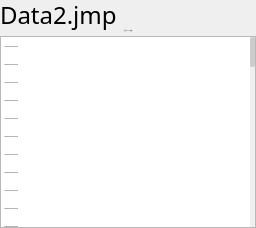
       <widget class="QFrame" name="frame_2_data2">
        <property name="font">
         <font>
          <family>微软雅黑</family>
          <pointsize>-1</pointsize>
          <weight>50</weight>
          <italic>false</italic>
          <bold>false</bold>
         </font>
        </property>
        <layout class="QVBoxLayout" name="verticalLayout_3" stretch="0,1">
         <property name="spacing">
          <number>4</number>
         </property>
         <property name="leftMargin">
          <number>0</number>
         </property>
         <property name="topMargin">
          <number>0</number>
         </property>
         <property name="rightMargin">
          <number>0</number>
         </property>
         <property name="bottomMargin">
          <number>0</number>
         </property>
         <item>
          <widget class="QFrame" name="frame_2">
           <property name="minimumSize">
            <size>
             <width>0</width>
             <height>32</height>
            </size>
           </property>
           <property name="maximumSize">
            <size>
             <width>16777215</width>
             <height>32</height>
            </size>
           </property>
           <property name="font">
            <font>
             <family>微软雅黑</family>
             <pointsize>-1</pointsize>
             <weight>50</weight>
             <italic>false</italic>
             <bold>false</bold>
            </font>
           </property>
           <layout class="QHBoxLayout" name="horizontalLayout_3">
            <property name="leftMargin">
             <number>0</number>
            </property>
            <property name="topMargin">
             <number>0</number>
            </property>
            <property name="rightMargin">
             <number>0</number>
            </property>
            <property name="bottomMargin">
             <number>0</number>
            </property>
            <item>
             <widget class="QLabel" name="label_name_2">
              <property name="font">
               <font>
                <family>微软雅黑</family>
                <pointsize>-1</pointsize>
                <weight>50</weight>
                <italic>false</italic>
                <bold>false</bold>
               </font>
              </property>
              <property name="styleSheet">
               <string notr="true">font-size:24px;</string>
              </property>
              <property name="text">
               <string>Data2.jmp</string>
              </property>
              <property name="alignment">
               <set>Qt::AlignBottom|Qt::AlignLeading|Qt::AlignLeft</set>
              </property>
             </widget>
            </item>
            <item>
             <widget class="QLabel" name="label_info_2">
              <property name="font">
               <font>
                <family>微软雅黑</family>
                <pointsize>-1</pointsize>
                <weight>50</weight>
                <italic>false</italic>
                <bold>false</bold>
               </font>
              </property>
              <property name="styleSheet">
               <string notr="true">color: #555;</string>
              </property>
              <property name="text">
               <string>( 一共有 1234 个文件 )</string>
              </property>
              <property name="alignment">
               <set>Qt::AlignBottom|Qt::AlignLeading|Qt::AlignLeft</set>
              </property>
             </widget>
            </item>
            <item>
             <spacer name="horizontalSpacer_2">
              <property name="font">
               <font>
                <family>微软雅黑</family>
                <pointsize>-1</pointsize>
                <weight>50</weight>
                <italic>false</italic>
                <bold>false</bold>
               </font>
              </property>
              <property name="orientation">
               <enum>Qt::Horizontal</enum>
              </property>
              <property name="sizeHint" stdset="0">
               <size>
                <width>40</width>
                <height>20</height>
               </size>
              </property>
             </spacer>
            </item>
           </layout>
          </widget>
         </item>
         <item>
          <widget class="QListWidget" name="list_dataList_2">
           <property name="font">
            <font>
             <family>微软雅黑</family>
             <pointsize>-1</pointsize>
             <weight>50</weight>
             <italic>false</italic>
             <bold>false</bold>
            </font>
           </property>
           <property name="contextMenuPolicy">
            <enum>Qt::CustomContextMenu</enum>
           </property>
           <property name="styleSheet">
            <string notr="true">QScrollBar{width:5px;}
QScrollBar:sub-line:vertical {height: 0px;}
QScrollBar:add-line:vertical {height: 0px;}
QScrollBar:vertical { 
        padding-top:0px;
        padding-bottom:0px;    
        padding-left:0px;    
        padding-right:0px;    
        border-left:0px solid #dddddd;
}
QScrollBar::handle:vertical {
        background:#cccccc;
        min-height:30px;
        border-radius:2px;
}
QScrollBar::handle:vertical:hover {
        background:#999999;
}
QListWidget::Item{
	height:18px;
}</string>
           </property>
           <property name="selectionMode">
            <enum>QAbstractItemView::ExtendedSelection</enum>
           </property>
           <property name="verticalScrollMode">
            <enum>QAbstractItemView::ScrollPerPixel</enum>
           </property>
           <property name="horizontalScrollMode">
            <enum>QAbstractItemView::ScrollPerPixel</enum>
           </property>
           <item>
            <property name="text">
             <string>..\ui\head\role\chara_0018.dds</string>
            </property>
           </item>
           <item>
            <property name="text">
             <string>..\ui\head\role\chara_0018.dds</string>
            </property>
           </item>
           <item>
            <property name="text">
             <string>..\ui\head\role\chara_0018.dds</string>
            </property>
           </item>
           <item>
            <property name="text">
             <string>..\ui\head\role\chara_0018.dds</string>
            </property>
           </item>
           <item>
            <property name="text">
             <string>..\ui\head\role\chara_0018.dds</string>
            </property>
           </item>
           <item>
            <property name="text">
             <string>..\ui\head\role\chara_0018.dds</string>
            </property>
           </item>
           <item>
            <property name="text">
             <string>..\ui\head\role\chara_0018.dds</string>
            </property>
           </item>
           <item>
            <property name="text">
             <string>..\ui\head\role\chara_0018.dds</string>
            </property>
           </item>
           <item>
            <property name="text">
             <string>..\ui\head\role\chara_0018.dds</string>
            </property>
           </item>
           <item>
            <property name="text">
             <string>..\ui\head\role\chara_0018.dds</string>
            </property>
           </item>
           <item>
            <property name="text">
             <string>..\ui\head\role\chara_0018.dds</string>
            </property>
           </item>
           <item>
            <property name="text">
             <string>..\ui\head\role\chara_0018.dds</string>
            </property>
           </item>
           <item>
            <property name="text">
             <string>..\ui\head\role\chara_0018.dds</string>
            </property>
           </item>
           <item>
            <property name="text">
             <string>..\ui\head\role\chara_0018.dds</string>
            </property>
           </item>
           <item>
            <property name="text">
             <string>新建项目</string>
            </property>
           </item>
           <item>
            <property name="text">
             <string>新建项目</string>
            </property>
           </item>
           <item>
            <property name="text">
             <string>新建项目</string>
            </property>
           </item>
           <item>
            <property name="text">
             <string>新建项目</string>
            </property>
           </item>
           <item>
            <property name="text">
             <string>新建项目</string>
            </property>
           </item>
           <item>
            <property name="text">
             <string>新建项目</string>
            </property>
           </item>
           <item>
            <property name="text">
             <string>新建项目</string>
            </property>
           </item>
           <item>
            <property name="text">
             <string>新建项目</string>
            </property>
           </item>
           <item>
            <property name="text">
             <string>新建项目</string>
            </property>
           </item>
           <item>
            <property name="text">
             <string>新建项目</string>
            </property>
           </item>
           <item>
            <property name="text">
             <string>新建项目</string>
            </property>
           </item>
           <item>
            <property name="text">
             <string>新建项目</string>
            </property>
           </item>
           <item>
            <property name="text">
             <string>新建项目</string>
            </property>
           </item>
           <item>
            <property name="text">
             <string>新建项目</string>
            </property>
           </item>
           <item>
            <property name="text">
             <string>新建项目</string>
            </property>
           </item>
           <item>
            <property name="text">
             <string>新建项目</string>
            </property>
           </item>
           <item>
            <property name="text">
             <string>新建项目</string>
            </property>
           </item>
           <item>
            <property name="text">
             <string>新建项目</string>
            </property>
           </item>
           <item>
            <property name="text">
             <string>新建项目</string>
            </property>
           </item>
           <item>
            <property name="text">
             <string>新建项目</string>
            </property>
           </item>
           <item>
            <property name="text">
             <string>新建项目</string>
            </property>
           </item>
           <item>
            <property name="text">
             <string>新建项目</string>
            </property>
           </item>
           <item>
            <property name="text">
             <string>新建项目</string>
            </property>
           </item>
           <item>
            <property name="text">
             <string>新建项目</string>
            </property>
           </item>
           <item>
            <property name="text">
             <string>新建项目</string>
            </property>
           </item>
           <item>
            <property name="text">
             <string>新建项目</string>
            </property>
           </item>
           <item>
            <property name="text">
             <string>新建项目</string>
            </property>
           </item>
           <item>
            <property name="text">
             <string>新建项目</string>
            </property>
           </item>
           <item>
            <property name="text">
             <string>新建项目</string>
            </property>
           </item>
           <item>
            <property name="text">
             <string>新建项目</string>
            </property>
           </item>
           <item>
            <property name="text">
             <string>新建项目</string>
            </property>
           </item>
           <item>
            <property name="text">
             <string>新建项目</string>
            </property>
           </item>
           <item>
            <property name="text">
             <string>新建项目</string>
            </property>
           </item>
           <item>
            <property name="text">
             <string>新建项目</string>
            </property>
           </item>
           <item>
            <property name="text">
             <string>新建项目</string>
            </property>
           </item>
           <item>
            <property name="text">
             <string>新建项目</string>
            </property>
           </item>
           <item>
            <property name="text">
             <string>新建项目</string>
            </property>
           </item>
           <item>
            <property name="text">
             <string>新建项目</string>
            </property>
           </item>
           <item>
            <property name="text">
             <string>新建项目</string>
            </property>
           </item>
           <item>
            <property name="text">
             <string>新建项目</string>
            </property>
           </item>
           <item>
            <property name="text">
             <string>新建项目</string>
            </property>
           </item>
           <item>
            <property name="text">
             <string>新建项目</string>
            </property>
           </item>
           <item>
            <property name="text">
             <string>新建项目</string>
            </property>
           </item>
           <item>
            <property name="text">
             <string>新建项目</string>
            </property>
           </item>
           <item>
            <property name="text">
             <string>新建项目</string>
            </property>
           </item>
           <item>
            <property name="text">
             <string>新建项目</string>
            </property>
           </item>
           <item>
            <property name="text">
             <string>新建项目</string>
            </property>
           </item>
           <item>
            <property name="text">
             <string>新建项目</string>
            </property>
           </item>
           <item>
            <property name="text">
             <string>新建项目</string>
            </property>
           </item>
           <item>
            <property name="text">
             <string>新建项目</string>
            </property>
           </item>
           <item>
            <property name="text">
             <string>新建项目</string>
            </property>
           </item>
           <item>
            <property name="text">
             <string>新建项目</string>
            </property>
           </item>
           <item>
            <property name="text">
             <string>新建项目</string>
            </property>
           </item>
           <item>
            <property name="text">
             <string>新建项目</string>
            </property>
           </item>
           <item>
            <property name="text">
             <string>新建项目</string>
            </property>
           </item>
           <item>
            <property name="text">
             <string>新建项目</string>
            </property>
           </item>
           <item>
            <property name="text">
             <string>新建项目</string>
            </property>
           </item>
           <item>
            <property name="text">
             <string>新建项目</string>
            </property>
           </item>
           <item>
            <property name="text">
             <string>新建项目</string>
            </property>
           </item>
           <item>
            <property name="text">
             <string>新建项目</string>
            </property>
           </item>
           <item>
            <property name="text">
             <string>新建项目</string>
            </property>
           </item>
           <item>
            <property name="text">
             <string>新建项目</string>
            </property>
           </item>
           <item>
            <property name="text">
             <string>新建项目</string>
            </property>
           </item>
           <item>
            <property name="text">
             <string>新建项目</string>
            </property>
           </item>
           <item>
            <property name="text">
             <string>新建项目</string>
            </property>
           </item>
           <item>
            <property name="text">
             <string>新建项目</string>
            </property>
           </item>
           <item>
            <property name="text">
             <string>新建项目</string>
            </property>
           </item>
           <item>
            <property name="text">
             <string>新建项目</string>
            </property>
           </item>
           <item>
            <property name="text">
             <string>新建项目</string>
            </property>
           </item>
           <item>
            <property name="text">
             <string>新建项目</string>
            </property>
           </item>
           <item>
            <property name="text">
             <string>新建项目</string>
            </property>
           </item>
           <item>
            <property name="text">
             <string>新建项目</string>
            </property>
           </item>
           <item>
            <property name="text">
             <string>新建项目</string>
            </property>
           </item>
           <item>
            <property name="text">
             <string>新建项目</string>
            </property>
           </item>
           <item>
            <property name="text">
             <string>新建项目</string>
            </property>
           </item>
           <item>
            <property name="text">
             <string>新建项目</string>
            </property>
           </item>
           <item>
            <property name="text">
             <string>新建项目</string>
            </property>
           </item>
           <item>
            <property name="text">
             <string>新建项目</string>
            </property>
           </item>
           <item>
            <property name="text">
             <string>新建项目</string>
            </property>
           </item>
           <item>
            <property name="text">
             <string>新建项目</string>
            </property>
           </item>
           <item>
            <property name="text">
             <string>新建项目</string>
            </property>
           </item>
           <item>
            <property name="text">
             <string>新建项目</string>
            </property>
           </item>
           <item>
            <property name="text">
             <string>新建项目</string>
            </property>
           </item>
           <item>
            <property name="text">
             <string>新建项目</string>
            </property>
           </item>
           <item>
            <property name="text">
             <string>新建项目</string>
            </property>
           </item>
           <item>
            <property name="text">
             <string>新建项目</string>
            </property>
           </item>
           <item>
            <property name="text">
             <string>新建项目</string>
            </property>
           </item>
           <item>
            <property name="text">
             <string>新建项目</string>
            </property>
           </item>
           <item>
            <property name="text">
             <string>新建项目</string>
            </property>
           </item>
           <item>
            <property name="text">
             <string>新建项目</string>
            </property>
           </item>
           <item>
            <property name="text">
             <string>新建项目</string>
            </property>
           </item>
           <item>
            <property name="text">
             <string>新建项目</string>
            </property>
           </item>
           <item>
            <property name="text">
             <string>新建项目</string>
            </property>
           </item>
           <item>
            <property name="text">
             <string>新建项目</string>
            </property>
           </item>
           <item>
            <property name="text">
             <string>新建项目</string>
            </property>
           </item>
           <item>
            <property name="text">
             <string>新建项目</string>
            </property>
           </item>
           <item>
            <property name="text">
             <string>新建项目</string>
            </property>
           </item>
           <item>
            <property name="text">
             <string>新建项目</string>
            </property>
           </item>
           <item>
            <property name="text">
             <string>新建项目</string>
            </property>
           </item>
           <item>
            <property name="text">
             <string>新建项目</string>
            </property>
           </item>
           <item>
            <property name="text">
             <string>新建项目</string>
            </property>
           </item>
           <item>
            <property name="text">
             <string>新建项目</string>
            </property>
           </item>
           <item>
            <property name="text">
             <string>新建项目</string>
            </property>
           </item>
           <item>
            <property name="text">
             <string>新建项目</string>
            </property>
           </item>
           <item>
            <property name="text">
             <string>新建项目</string>
            </property>
           </item>
           <item>
            <property name="text">
             <string>新建项目</string>
            </property>
           </item>
           <item>
            <property name="text">
             <string>新建项目</string>
            </property>
           </item>
           <item>
            <property name="text">
             <string>新建项目</string>
            </property>
           </item>
           <item>
            <property name="text">
             <string>新建项目</string>
            </property>
           </item>
           <item>
            <property name="text">
             <string>新建项目</string>
            </property>
           </item>
           <item>
            <property name="text">
             <string>新建项目</string>
            </property>
           </item>
           <item>
            <property name="text">
             <string>新建项目</string>
            </property>
           </item>
           <item>
            <property name="text">
             <string>新建项目</string>
            </property>
           </item>
           <item>
            <property name="text">
             <string>新建项目</string>
            </property>
           </item>
           <item>
            <property name="text">
             <string>新建项目</string>
            </property>
           </item>
           <item>
            <property name="text">
             <string>新建项目</string>
            </property>
           </item>
           <item>
            <property name="text">
             <string>新建项目</string>
            </property>
           </item>
           <item>
            <property name="text">
             <string>新建项目</string>
            </property>
           </item>
           <item>
            <property name="text">
             <string>新建项目</string>
            </property>
           </item>
           <item>
            <property name="text">
             <string>新建项目</string>
            </property>
           </item>
           <item>
            <property name="text">
             <string>新建项目</string>
            </property>
           </item>
           <item>
            <property name="text">
             <string>新建项目</string>
            </property>
           </item>
           <item>
            <property name="text">
             <string>新建项目</string>
            </property>
           </item>
           <item>
            <property name="text">
             <string>新建项目</string>
            </property>
           </item>
           <item>
            <property name="text">
             <string>新建项目</string>
            </property>
           </item>
          </widget>
         </item>
        </layout>
       </widget>
